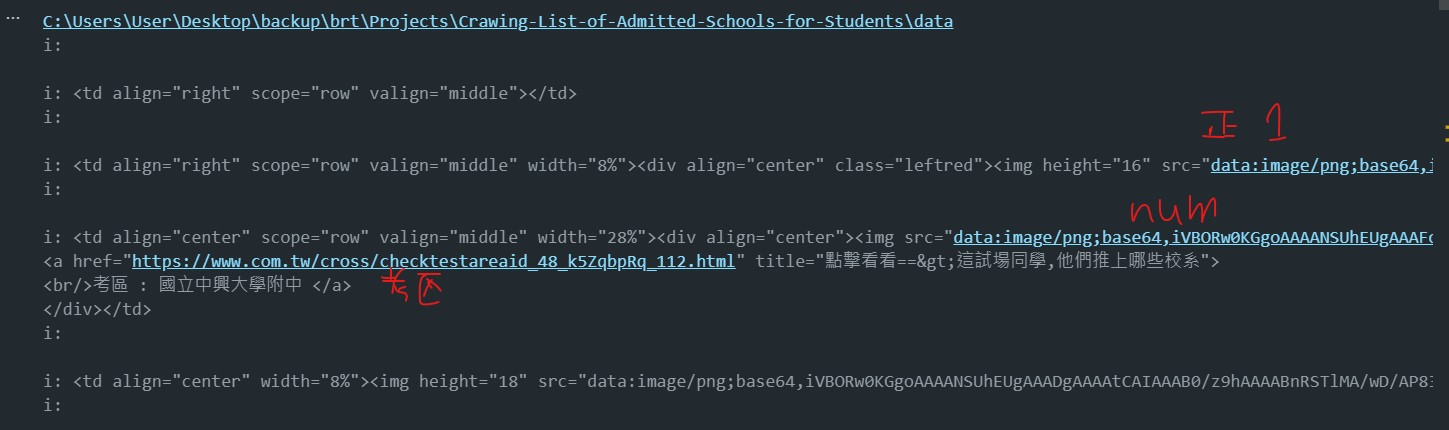
#> input picture others/img1.jpg, 1449 x 430 px, given in place of rank.png, which was not available
$ jupyter execute crawing.ipynb   (shell and % lines are left out)   (text cells are left out)
#> lines starting #> are read from the running program, lines starting #| are printed output that depends on the picture; after the words box and inside, x2 and y2 are one past the last pixel; in counts of white or black regions, pixels touching at a corner belong together; pictures that were not available may be replaced by others from this repository, and a replacement may not be noted
[cell 1]
# !pip install tensorflow

[cell 2]
from bs4 import BeautifulSoup
import base64
import pandas as pd
# import tensorflow as tf
from pytesseract import pytesseract
from PIL import Image
import glob
import cv2
import numpy as np
from pathlib import Path

[cell 3]
# %cd C:\Users\user\Desktop\Working\向高手求救--落點分析交叉查榜依考區查榜

# *交叉查榜*.html

[cell 4]
%cd C:\Users\User\Desktop\backup\brt\Projects\Crawing-List-of-Admitted-Schools-for-Students\data

for file in glob.iglob('*交叉查榜*.html'):
    # print(file)
    processing_department(file)

[cell 5]
# [40 lines left out: function processing_department, not called in this run]

[cell 6]
# [49 lines left out: function processing_list, not called in this run]

[cell 7]
# [11 lines left out: function thresholding_, not called in this run]

[cell 8]
# Read the image
img = cv2.imread(r'C:\Users\User\Desktop\backup\brt\Projects\Crawing-List-of-Admitted-Schools-for-Students\data\rank.png')
#> img is the input picture: shape (430, 1449, 3); mean B, G, R 53.3, 46.8, 39

[cell 9]
# Convert the image to grayscale
def get_grayscale(image):
    return cv2.cvtColor(image, cv2.COLOR_BGR2GRAY)
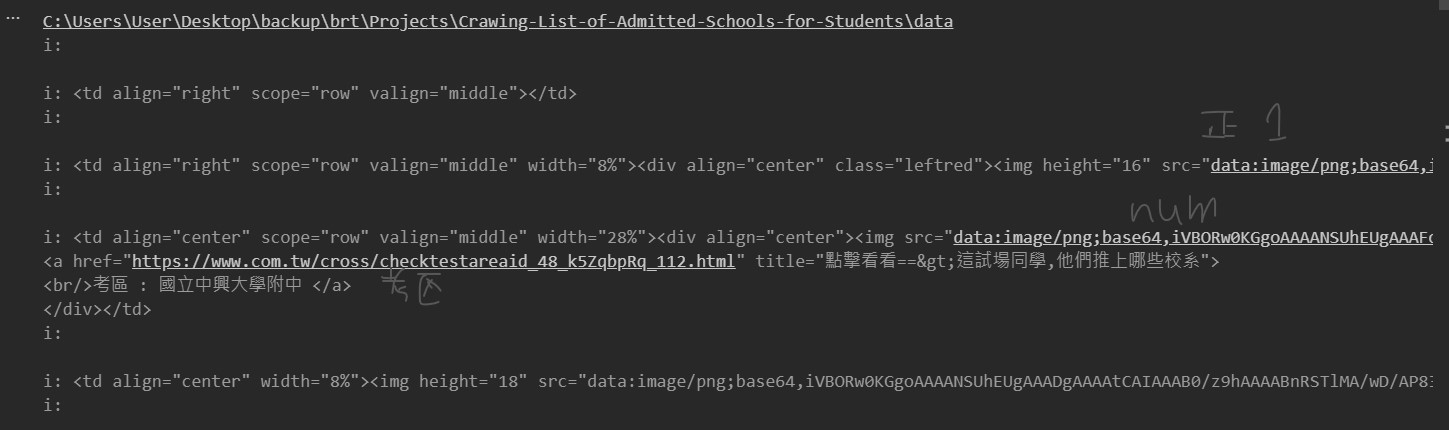
#> returned value: shape (430, 1449); min 24, max 215, mean 45.6

# Remove noise from the image
def remove_noise(image):
    return cv2.medianBlur(image, 5)

# Thresholding
def thresholding(image):
    return cv2.threshold(image, 0, 255, cv2.THRESH_BINARY + cv2.THRESH_OTSU)[1]
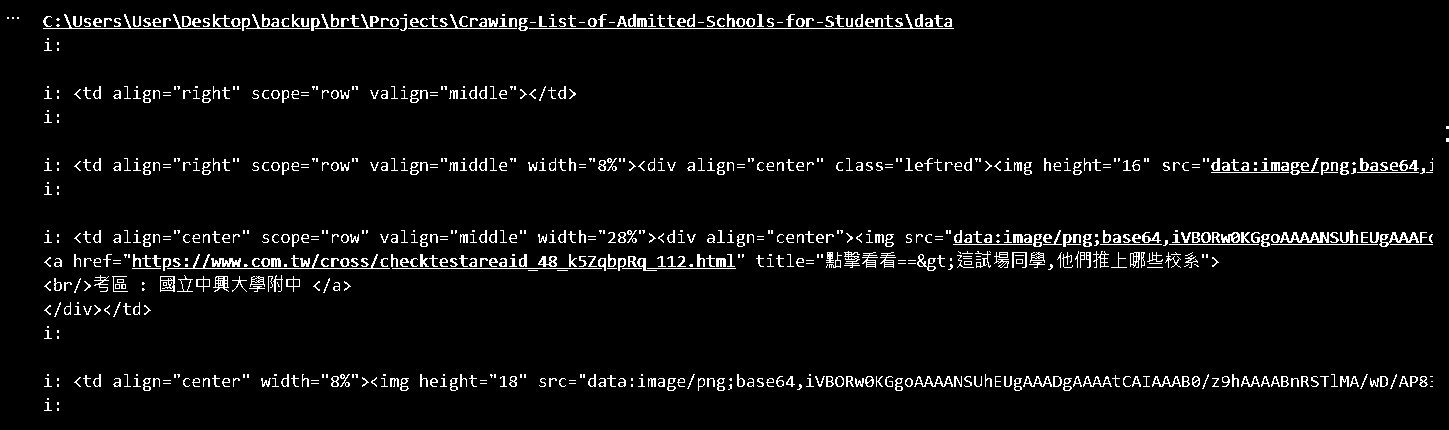
#> returned value: shape (430, 1449); 4.4% white in thin lines or dots

# Dilation
def dilate(image):
    kernel = np.ones((5, 5), np.uint8)
    return cv2.dilate(image, kernel, iterations=1)

# Erosion
def erode(image):
    kernel = np.ones((5, 5), np.uint8)
    return cv2.erode(image, kernel, iterations=1)

# Opening - erosion followed by dilation
def opening(image):
    kernel = np.ones((5, 5), np.uint8)
    return cv2.morphologyEx(image, cv2.MORPH_OPEN, kernel)
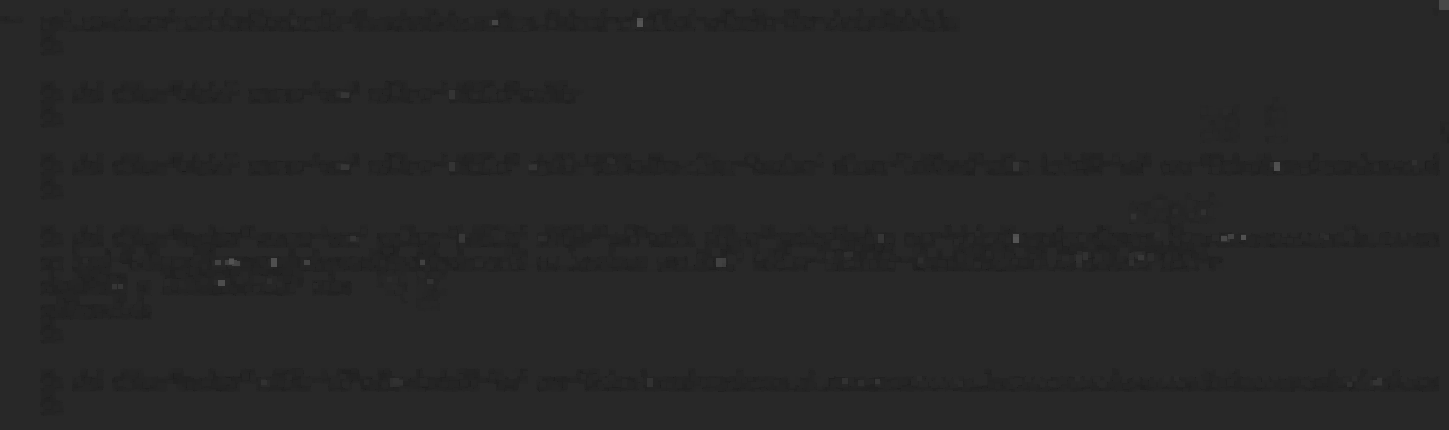
#> returned value: shape (430, 1449); min 24, max 84, mean 39.3

# Canny edge detection
def canny(image):
    return cv2.Canny(image, 100, 200)
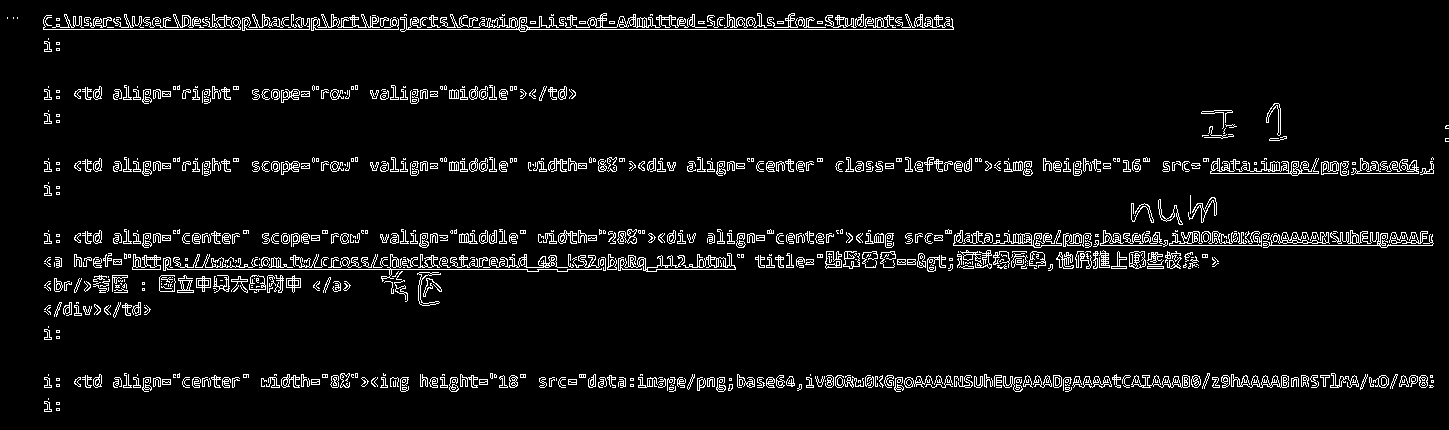
#> returned value: shape (430, 1449); 5.5% white in thin lines or dots

# Skew correction
# [13 lines left out: function deskew, not called in this run]

# Template matching
def match_template(image, template):
    return cv2.matchTemplate(image, template, cv2.TM_CCOEFF_NORMED)

[cell 10]
gray = get_grayscale(img)
thresh = thresholding(gray)
opening = opening(gray)
canny = canny(gray)

[cell 11]
cv2.imwrite('My Image.png', thresh)
#> Out = True
